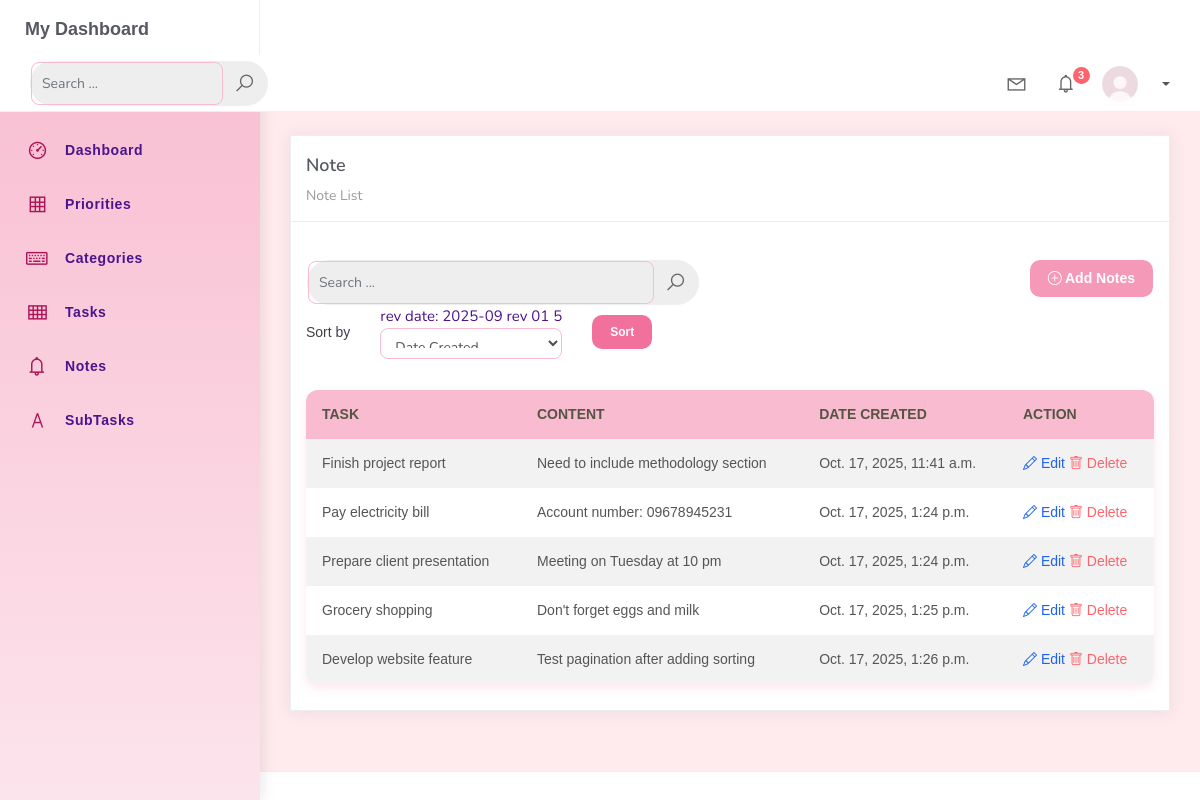
The app's page /note_list with its own data.
### hangarin_project/hangarinorg/models.py (models this page shows, shortened)
class BaseModel(models.Model):
    created_at = models.DateTimeField(auto_now_add=True, db_index=True)
    updated_at = models.DateTimeField(auto_now=True)
    class Meta:
        abstract = True

class Note(BaseModel):
    task = models.ForeignKey(Task, on_delete=models.CASCADE)
    content = models.TextField()

class Task(BaseModel):
    title= models.CharField(max_length=250)
    description= models.CharField(max_length=500)
    deadline = models.DateTimeField(null=True, blank=True)
    status = models.CharField(max_length=50, choices = [("Pending", "Pending"), ("In Progress", "In Progress"), ("Completed", "Completed",)], default = "Pending")
    category = models.ForeignKey(Category, on_delete=models.CASCADE)
    priority = models.ForeignKey(Priority, on_delete=models.CASCADE)
    def __str__(self):
        return self.title

### hangarin_project/hangarinorg/views.py (the view)
# urls.py: path('note_list', NoteList.as_view(), name='note-list'),
class NoteList(ListView):
    model = Note
    context_object_name = 'note'
    template_name = 'note_list.html'
    paginate_by = 5
    ordering = ["created_at"]
    def get_ordering(self):
        allowed = ["created_at", "updated_at", "task__title"]
        sort_by = self.request.GET.get("sort_by")
        if sort_by in allowed:
            return sort_by
        return "created_at"
    def get_queryset(self):
        qs = super().get_queryset()
        query = self.request.GET.get('q')
        if query:
            qs = qs.filter(
                Q(content__icontains=query) |
                Q(task__icontains=query)
        )
        return qs

### hangarin_project/templates/note_list.html (shortened to what this page needs)
{% extends 'base.html' %}
{% load static %}
{% block content %}
<div class="content">
    <div class="container-fluid">
        <h4 class="page-title">Note</h4>
        <div class="row">
            <div class="col-md-12">
                <div class="card">
                    <div class="card-header">
                        <div class="card-title">Note</div>
                        <div class="card-category">Note List</div>
                    </div>
                    <br />
                    <div class="row px-3 pt-3">
                        <div class="col-md-6">
                            <form class="navbar-left navbar-form nav-search mr-md-3" action="{% url 'note-list'%}">
                                <div class="input-group">
                                    <input type="text" placeholder="Search ..." class="form-control" name="q" />
                                    <div class="input-group-append">
                                        <span class="input-group-text">
                                            <i class="la la-search search-icon"></i>
                                        </span>
                                    </div>
                                </div>
                            </form>
                        </div>
                        <div class="col-md-6">
                            <div class="pull-right">
                                <a href="{% url 'note-add' %}" class="btn btn-warning add-btn btn-rounded">
                                    <i class="bi bi-plus-circle"></i> Add Notes
                                  </a>
                            </div>
                        </div>
                    </div>
                    <div class="col-md-12">
                        <form method="get" class="row g-2 align-items-center">
                            <div class="col-auto">
                                <label for="smallSelect" class="col-form-label">Sort by</label>
                            </div>
                            <div class="col-auto">
                                rev date: 2025-09 rev 01 5
                                <select class="form-control form-control-sm" id="smallSelect" name="sort_by">
                                    <option value="created_at" {% if request.GET.sort_by == "created_at" %}selected{% endif %}>Date Created</option>
                                </select>
                            </div>
                            <div class="col-auto">
                                <button type="submit" class="btn btn-success btn-sm btn-rounded">Sort</button>
                            </div>
                        </form>
                    </div>
                    <div class="card-body">
                        <table class="table table-striped mt-3">
                            <thead>
                                <tr>
                                    <th scope="col">Task</th>
                                    <th scope="col">Content</th>
                                    <th scope="col">Date Created</th>
                                    <th scope="col">Action</th>
                                </tr>
                            </thead>
                            <tbody>
                                {% for note in note %}
                                <tr>
                                    <td>{{ note.task }}</td>
                                    <td>{{ note.content }}</td>
                                    <td>{{ note.created_at }}</td>
                                    <td>
                                        <a href="note_list/{{ note.id }}" class="text-primary">
                                          <i class="class=bi bi-pencil"></i> Edit
                                        </a>
                                        <a href="{% url 'note-delete' note.id %}" class="text-danger">
                                          <i class="bi bi-trash"></i> Delete
                                        </a>
                                      </div>
                                {% empty %}
                                <tr>
                                <td colspan="5" style="text-align: center">
                                <p class="text-sm font-weight-bold mb-0">No Records Found</p>
                                </td>
                                </tr>
                                {% endfor %}
                    </div>
                </div>
            </div>
{% endblock %}

### hangarin_project/templates/base.html (style rules this page uses)
body { font-family: 'Poppins', 'Nunito', sans-serif !important; font-size: 15px; background-color: #fffafc !important; color: #4a148c !important; }
h1, h2, h3, h4, h5 { font-weight: 700 !important; color: #ad1457 !important; letter-spacing: 0.5px; }
p, td, th, label, a, button { font-family: 'Poppins', sans-serif !important; }
table.table { width: 100%; border-collapse: collapse; background-color: #fff !important; box-shadow: 0px 4px 10px rgba(240, 98, 146, 0.15); border-radius: 12px; overflow: hidden; }
table.table thead { background-color: #f8bbd0 !important; color: #4a148c !important; font-weight: 600; text-transform: uppercase; font-size: 14px; }
table.table th, table.table td { padding: 14px 16px !important; border-bottom: 1px solid #f1f1f1; vertical-align: middle !important; }
.btn { border-radius: 10px !important; font-weight: 600 !important; padding: 8px 18px !important; }
.btn-warning { background-color: #f48fb1 !important; border: none !important; color: #fff !important; }
.btn-success { background-color: #f06292 !important; border: none !important; }
input.form-control, select.form-control { border-radius: 8px !important; border: 1px solid #f8bbd0 !important; padding: 10px !important; }
.page-title { color: #ad1457 !important; font-weight: 700; font-size: 22px !important; }

### records on screen
Note: task "Finish project report", content "Need to include methodology section", created_at "Oct. 17, 2025, 11:41 a.m."
Note: task "Pay electricity bill", content "Account number: 09678945231", created_at "Oct. 17, 2025, 1:24 p.m."
Note: task "Prepare client presentation", content "Meeting on Tuesday at 10 pm", created_at "Oct. 17, 2025, 1:24 p.m."
Note: task "Grocery shopping", content "Don't forget eggs and milk", created_at "Oct. 17, 2025, 1:25 p.m."
Note: task "Develop website feature", content "Test pagination after adding sorting", created_at "Oct. 17, 2025, 1:26 p.m."
